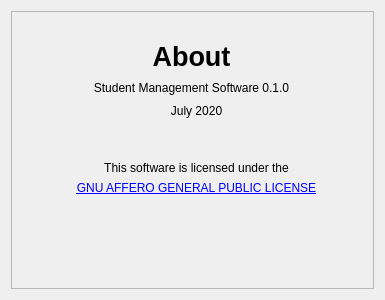
<?xml version="1.0" encoding="UTF-8"?>
<ui version="4.0">
 <class>Form</class>
 <widget class="QWidget" name="Form">
  <property name="geometry">
   <rect>
    <x>0</x>
    <y>0</y>
    <width>385</width>
    <height>300</height>
   </rect>
  </property>
  <property name="windowTitle">
   <string>About this software</string>
  </property>
  <layout class="QVBoxLayout" name="verticalLayout">
   <item>
    <widget class="QFrame" name="frame">
     <property name="frameShape">
      <enum>QFrame::StyledPanel</enum>
     </property>
     <property name="frameShadow">
      <enum>QFrame::Raised</enum>
     </property>
     <widget class="QLabel" name="label_2">
      <property name="geometry">
       <rect>
        <x>0</x>
        <y>70</y>
        <width>361</width>
        <height>42</height>
       </rect>
      </property>
      <property name="text">
       <string>Student Management Software 0.1.0</string>
      </property>
      <property name="alignment">
       <set>Qt::AlignHCenter|Qt::AlignTop</set>
      </property>
     </widget>
     <widget class="QLabel" name="label_3">
      <property name="geometry">
       <rect>
        <x>0</x>
        <y>150</y>
        <width>371</width>
        <height>31</height>
       </rect>
      </property>
      <property name="text">
       <string>This software is licensed under the</string>
      </property>
      <property name="alignment">
       <set>Qt::AlignHCenter|Qt::AlignTop</set>
      </property>
     </widget>
     <widget class="QLabel" name="label_4">
      <property name="geometry">
       <rect>
        <x>0</x>
        <y>170</y>
        <width>371</width>
        <height>21</height>
       </rect>
      </property>
      <property name="text">
       <string>&lt;a href=&quot;https://github.com/PrimalSystemStudio/StudentManagement/blob/master/LICENSE.md&quot;&gt;GNU AFFERO GENERAL PUBLIC LICENSE&lt;/a&gt;</string>
      </property>
      <property name="alignment">
       <set>Qt::AlignHCenter|Qt::AlignTop</set>
      </property>
      <property name="margin">
       <number>-3</number>
      </property>
     </widget>
     <widget class="QLabel" name="label">
      <property name="geometry">
       <rect>
        <x>0</x>
        <y>30</y>
        <width>361</width>
        <height>31</height>
       </rect>
      </property>
      <property name="font">
       <font>
        <pointsize>20</pointsize>
        <weight>75</weight>
        <bold>true</bold>
       </font>
      </property>
      <property name="styleSheet">
       <string notr="true">text-align: center
</string>
      </property>
      <property name="text">
       <string>About</string>
      </property>
      <property name="alignment">
       <set>Qt::AlignHCenter|Qt::AlignTop</set>
      </property>
     </widget>
     <widget class="QLabel" name="label_5">
      <property name="geometry">
       <rect>
        <x>0</x>
        <y>90</y>
        <width>371</width>
        <height>20</height>
       </rect>
      </property>
      <property name="text">
       <string>July 2020</string>
      </property>
      <property name="alignment">
       <set>Qt::AlignCenter</set>
      </property>
     </widget>
    </widget>
   </item>
  </layout>
 </widget>
 <resources/>
 <connections/>
</ui>
